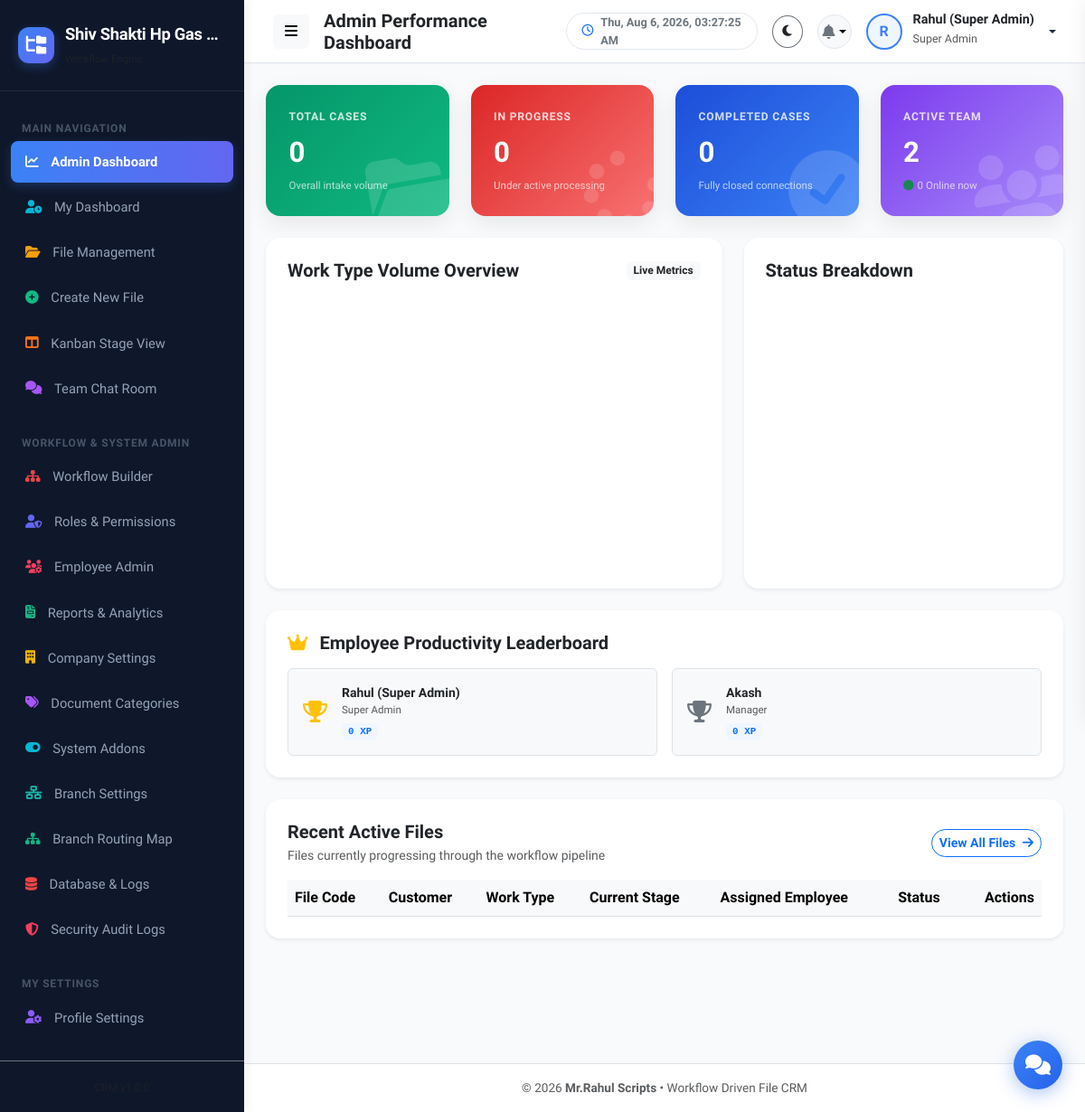
Page /admin/dashboard.php (signed in) on the committed database.
### tables this page shows
CREATE TABLE company_settings (
              id INTEGER PRIMARY KEY AUTOINCREMENT,
              company_name TEXT NOT NULL,
              company_email TEXT,
              company_mobile TEXT,
              company_address TEXT,
              company_logo TEXT DEFAULT 'default-logo.png',
              updated_at DATETIME DEFAULT CURRENT_TIMESTAMP
            , custom_upload_path TEXT NULL);

CREATE TABLE users (
          id INTEGER PRIMARY KEY AUTOINCREMENT,
          name TEXT NOT NULL,
          email TEXT NOT NULL UNIQUE,
          mobile TEXT NOT NULL,
          password TEXT NOT NULL,
          role_id INTEGER NOT NULL,
          profile_photo TEXT DEFAULT 'default-avatar.png',
          status TEXT DEFAULT 'active',
          created_at DATETIME DEFAULT CURRENT_TIMESTAMP, last_activity TEXT DEFAULT '2026-08-04 00:00:00', branch_id INTEGER DEFAULT 1,
          FOREIGN KEY (role_id) REFERENCES roles(id)
        );

### includes/auth.php (called while the page is built, shortened)
<?php
require_once __DIR__ . '/functions.php';
function getLoggedInUser(): ?array {
    if (isset($_SESSION['user_id'])) {
        return $_SESSION['user'] ?? null;
    }
    return null;
}
function hasPermission(string $permission): bool {
    $user = getLoggedInUser();
    if (($user['role_key'] ?? '') === 'super_admin') {
        return true;
    }
    $permissions = $user['permissions'] ?? [];
    return in_array('*', $permissions) || in_array($permission, $permissions);
}

### includes/functions.php (called while the page is built, shortened)
<?php
function isFeatureEnabled(string $featureKey): bool {
    try {
        $db = getDB();
        $stmt = $db->prepare("SELECT status FROM system_features WHERE feature_key = :key LIMIT 1");
        $stmt->execute(['key' => $featureKey]);
        $status = $stmt->fetchColumn();
        return $status === 'enabled';
    } catch (Exception $e) {
        return false;
    }
}

### admin/dashboard.php (the view, shortened to what this page needs)
<?php
require_once __DIR__ . '/../includes/header.php';
$db = getDB();
$totalFiles = $db->query("SELECT COUNT(*) FROM files")->fetchColumn();
$inProgressFiles = $db->query("SELECT COUNT(*) FROM files WHERE status = 'in_progress'")->fetchColumn();
$completedFiles = $db->query("SELECT COUNT(*) FROM files WHERE status = 'completed'")->fetchColumn();
$totalEmployees = $db->query("SELECT COUNT(*) FROM users WHERE status = 'active'")->fetchColumn();
$timeLimit = date('Y-m-d H:i:s', strtotime('-5 minutes'));
$stmtOnlineCount = $db->prepare("SELECT COUNT(*) FROM users WHERE last_activity >= :limit AND status = 'active'");
$stmtOnlineCount->execute(['limit' => $timeLimit]);
$onlineCount = $stmtOnlineCount->fetchColumn();
$leaderboard = $db->query("
    SELECT u.id, u.name, r.role_name,
           (SELECT COUNT(*) FROM files f WHERE f.current_assigned_user = u.id AND f.status = 'completed') as completed_count
    FROM users u
    JOIN roles r ON u.role_id = r.id
    WHERE u.status = 'active'
    ORDER BY completed_count DESC
    LIMIT 5
")->fetchAll();
?>
<div class="row g-4 mb-4">
  <div class="col-md-3">
    <div class="stat-card-premium stat-card-gradient-green">
      <i class="fas fa-folder-open bg-graphic-icon"></i>
      <div class="card-content">
        <div class="card-title">Total Cases</div>
        <div class="card-value"><?= number_format($totalFiles) ?></div>
        <div class="card-desc">Overall intake volume</div>
      </div>
    </div>
  </div>
  <div class="col-md-3">
    <div class="stat-card-premium stat-card-gradient-red">
      <i class="fas fa-spinner bg-graphic-icon"></i>
      <div class="card-content">
        <div class="card-title">In Progress</div>
        <div class="card-value"><?= number_format($inProgressFiles) ?></div>
        <div class="card-desc">Under active processing</div>
      </div>
    </div>
  </div>
  <div class="col-md-3">
    <div class="stat-card-premium stat-card-gradient-blue">
      <i class="fas fa-check-circle bg-graphic-icon"></i>
      <div class="card-content">
        <div class="card-title">Completed Cases</div>
        <div class="card-value"><?= number_format($completedFiles) ?></div>
        <div class="card-desc">Fully closed connections</div>
      </div>
    </div>
  </div>
  <div class="col-md-3">
    <div class="stat-card-premium stat-card-gradient-purple">
      <i class="fas fa-users bg-graphic-icon"></i>
      <div class="card-content">
        <div class="card-title">Active Team</div>
        <div class="card-value"><?= number_format($totalEmployees) ?></div>
        <div class="card-desc text-white" style="font-size: 0.72rem;">
          <i class="fas fa-circle text-success blink-indicator me-1" style="animation: blink 1.5s infinite;"></i><?= number_format($onlineCount) ?> Online now
        </div>
      </div>
    </div>
  </div>
</div>
<div class="row g-4 mb-4">
  <div class="col-lg-7">
    <div class="card border-0 shadow-sm p-4 h-100" style="border-radius: var(--radius-lg);">
      <div class="d-flex justify-content-between align-items-center mb-3">
        <h5 class="fw-bold mb-0">Work Type Volume Overview</h5>
        <span class="badge bg-light text-dark">Live Metrics</span>
      </div>
      <div id="workTypeChart" style="min-height: 300px;"></div>
    </div>
  </div>
  <div class="col-lg-5">
    <div class="card border-0 shadow-sm p-4 h-100" style="border-radius: var(--radius-lg);">
      <div class="d-flex justify-content-between align-items-center mb-3">
        <h5 class="fw-bold mb-0">Status Breakdown</h5>
      </div>
      <div id="statusDonutChart" style="min-height: 300px;"></div>
    </div>
  </div>
</div>
<div class="row g-4 mb-4">
  <div class="col-12">
    <div class="card border-0 shadow-sm p-4" style="border-radius: var(--radius-lg);">
      <h5 class="fw-bold mb-3"><i class="fas fa-crown text-warning me-2"></i> Employee Productivity Leaderboard</h5>
      <div class="row g-3">
        <?php foreach ($leaderboard as $index => $leader):
          $leaderXp = intval($leader['completed_count']) * 100;
          $trophyClass = match($index) {
              0 => 'text-warning',
              1 => 'text-secondary',
              2 => 'text-danger',
              default => 'text-muted'
          };
        ?>
          <div class="col-lg col-md-4 col-sm-6">
            <div class="p-3 bg-light rounded d-flex align-items-center gap-3 border">
              <span class="fs-4 fw-bold <?= $trophyClass ?>"><i class="fas fa-trophy"></i></span>
              <div>
                <div class="fw-bold text-dark text-truncate small" style="max-width: 140px;" title="<?= htmlspecialchars($leader['name']) ?>"><?= htmlspecialchars($leader['name']) ?></div>
                <small class="text-muted d-block text-truncate" style="font-size: 0.72rem; max-width: 140px;"><?= htmlspecialchars($leader['role_name']) ?></small>
                <span class="badge bg-primary-soft text-primary font-monospace mt-1" style="font-size: 0.68rem;"><?= number_format($leaderXp) ?> XP</span>
              </div>
            </div>
          </div>
        <?php endforeach; ?>
      </div>
    </div>
  </div>
</div>
<div class="card border-0 shadow-sm p-4" style="border-radius: var(--radius-lg);">
  <div class="d-flex justify-content-between align-items-center mb-3">
    <div>
      <h5 class="fw-bold mb-1">Recent Active Files</h5>
      <p class="text-muted small mb-0">Files currently progressing through the workflow pipeline</p>
    </div>
    <a href="<?= APP_URL ?>/employee/my-files.php" class="btn btn-outline-primary btn-sm rounded-pill fw-semibold">
      View All Files <i class="fas fa-arrow-right ms-1"></i>
    </a>
  </div>
  <div class="table-responsive">
    <table class="table table-hover align-middle mb-0">
      <thead class="table-light">
        <tr>
          <th>File Code</th>
          <th>Customer</th>
          <th>Work Type</th>
          <th>Current Stage</th>
          <th>Assigned Employee</th>
          <th>Status</th>
          <th class="text-end">Actions</th>
        </tr>
      </thead>
    </table>
  </div>
</div>
<?php require_once __DIR__ . '/../includes/footer.php'; ?>

### includes/sidebar.php
<?php
$currentPage = basename($_SERVER['PHP_SELF']);
$user = getLoggedInUser();
$roleKey = $user['role_key'] ?? '';
$isAdmin = in_array($roleKey, ['super_admin', 'admin']);
$db = getDB();
$companyInfo = $db->query("SELECT * FROM company_settings LIMIT 1")->fetch() ?: [
    'company_name' => 'File CRM',
    'company_logo' => 'default-logo.png'
];
?>
<aside class="app-sidebar">
  <div class="sidebar-header">
    <?php if (!empty($companyInfo['company_logo']) && $companyInfo['company_logo'] !== 'default-logo.png' && file_exists(UPLOAD_DIR . $companyInfo['company_logo'])): ?>
      <img src="<?= APP_URL ?>/serve.php?file=<?= htmlspecialchars($companyInfo['company_logo']) ?>" class="img-fluid rounded border-0" style="max-height: 40px; max-width: 45px; object-fit: contain;">
    <?php else: ?>
      <div class="brand-icon">
        <i class="fas fa-folder-tree text-white"></i>
      </div>
    <?php endif; ?>
    <div class="brand-details">
      <div class="brand-text text-truncate" style="max-width: 170px;" title="<?= htmlspecialchars($companyInfo['company_name']) ?>">
        <?= htmlspecialchars($companyInfo['company_name']) ?>
      </div>
      <small class="text-muted brand-subtext" style="font-size: 0.72rem;">Workflow Engine</small>
    </div>
  </div>
  <div class="sidebar-menu">
    <div class="menu-category">Main Navigation</div>
    <?php if ($isAdmin): ?>
      <a href="<?= APP_URL ?>/admin/dashboard.php" title="Admin Dashboard" class="nav-item-custom <?= $currentPage === 'dashboard.php' && str_contains($_SERVER['PHP_SELF'], 'admin') ? 'active' : '' ?>">
        <i class="fas fa-chart-line sidebar-icon-blue"></i> <span>Admin Dashboard</span>
      </a>
    <?php endif; ?>
    <a href="<?= APP_URL ?>/employee/dashboard.php" title="My Dashboard" class="nav-item-custom <?= $currentPage === 'dashboard.php' && str_contains($_SERVER['PHP_SELF'], 'employee') ? 'active' : '' ?>">
      <i class="fas fa-user-clock sidebar-icon-cyan"></i> <span>My Dashboard</span>
    </a>
    <a href="<?= APP_URL ?>/employee/my-files.php" title="File Management" class="nav-item-custom <?= $currentPage === 'my-files.php' ? 'active' : '' ?>">
      <i class="fas fa-folder-open sidebar-icon-amber"></i> <span>File Management</span>
    </a>
    <?php if (hasPermission('create_file')): ?>
      <a href="<?= APP_URL ?>/employee/create-file.php" title="Create New File" class="nav-item-custom <?= $currentPage === 'create-file.php' ? 'active' : '' ?>">
        <i class="fas fa-plus-circle sidebar-icon-green"></i> <span>Create New File</span>
      </a>
    <?php endif; ?>
    <?php if (isFeatureEnabled('auto_assignment')): ?>
      <a href="<?= APP_URL ?>/employee/kanban.php" title="Kanban Stage View" class="nav-item-custom <?= $currentPage === 'kanban.php' ? 'active' : '' ?>">
        <i class="fas fa-columns sidebar-icon-orange"></i> <span>Kanban Stage View</span>
      </a>
    <?php endif; ?>
    <?php if (isFeatureEnabled('in_app_chat')): ?>
      <a href="<?= APP_URL ?>/employee/chat.php" title="Team Chat Room" class="nav-item-custom <?= $currentPage === 'chat.php' ? 'active' : '' ?>">
        <i class="fas fa-comments sidebar-icon-purple"></i> <span>Team Chat Room</span>
      </a>
    <?php endif; ?>
    <?php if ($isAdmin): ?>
      <div class="menu-category mt-3">Workflow & System Admin</div>
      <a href="<?= APP_URL ?>/admin/workflow-builder.php" title="Workflow Builder" class="nav-item-custom <?= $currentPage === 'workflow-builder.php' ? 'active' : '' ?>">
        <i class="fas fa-sitemap sidebar-icon-red"></i> <span>Workflow Builder</span>
      </a>
      <a href="<?= APP_URL ?>/admin/roles.php" title="Roles & Permissions" class="nav-item-custom <?= $currentPage === 'roles.php' ? 'active' : '' ?>">
        <i class="fas fa-user-shield sidebar-icon-indigo"></i> <span>Roles & Permissions</span>
      </a>
      <a href="<?= APP_URL ?>/admin/users.php" title="Employee Admin" class="nav-item-custom <?= $currentPage === 'users.php' ? 'active' : '' ?>">
        <i class="fas fa-users-cog sidebar-icon-rose"></i> <span>Employee Admin</span>
      </a>
      <a href="<?= APP_URL ?>/admin/reports.php" title="Reports & Analytics" class="nav-item-custom <?= $currentPage === 'reports.php' ? 'active' : '' ?>">
        <i class="fas fa-file-invoice sidebar-icon-emerald"></i> <span>Reports & Analytics</span>
      </a>
      <a href="<?= APP_URL ?>/admin/company-profile.php" title="Company Settings" class="nav-item-custom <?= $currentPage === 'company-profile.php' ? 'active' : '' ?>">
        <i class="fas fa-building sidebar-icon-yellow"></i> <span>Company Settings</span>
      </a>
      <a href="<?= APP_URL ?>/admin/document-types.php" title="Document Categories" class="nav-item-custom <?= $currentPage === 'document-types.php' ? 'active' : '' ?>">
        <i class="fas fa-tags sidebar-icon-purple" style="color: #a855f7;"></i> <span>Document Categories</span>
      </a>
      <a href="<?= APP_URL ?>/admin/features.php" title="System Features" class="nav-item-custom <?= $currentPage === 'features.php' ? 'active' : '' ?>">
        <i class="fas fa-toggle-on sidebar-icon-cyan"></i> <span>System Addons</span>
      </a>
      <?php if (isFeatureEnabled('multi_branch')): ?>
        <a href="<?= APP_URL ?>/admin/branches.php" title="Branch Settings" class="nav-item-custom <?= $currentPage === 'branches.php' ? 'active' : '' ?>">
          <i class="fas fa-network-wired sidebar-icon-teal"></i> <span>Branch Settings</span>
        </a>
      <?php endif; ?>
      <a href="<?= APP_URL ?>/admin/branch-workflow.php" title="Branch Routing Map" class="nav-item-custom <?= $currentPage === 'branch-workflow.php' ? 'active' : '' ?>">
        <i class="fas fa-sitemap sidebar-icon-emerald"></i> <span>Branch Routing Map</span>
      </a>
      <a href="<?= APP_URL ?>/admin/database.php" title="Database & Logs" class="nav-item-custom <?= $currentPage === 'database.php' ? 'active' : '' ?>">
        <i class="fas fa-database sidebar-icon-red"></i> <span>Database & Logs</span>
      </a>
      <a href="<?= APP_URL ?>/admin/security-audit.php" title="Security Audit Logs" class="nav-item-custom <?= $currentPage === 'security-audit.php' ? 'active' : '' ?>">
        <i class="fas fa-shield-alt sidebar-icon-rose"></i> <span>Security Audit Logs</span>
      </a>
    <?php endif; ?>
    <div class="menu-category mt-3">My Settings</div>
    <a href="<?= APP_URL ?>/employee/profile.php" title="Profile Settings" class="nav-item-custom <?= $currentPage === 'profile.php' ? 'active' : '' ?>">
      <i class="fas fa-user-cog sidebar-icon-violet"></i> <span>Profile Settings</span>
    </a>
  </div>
  <div class="p-3 border-top border-secondary border-opacity-20 text-center sidebar-footer-div">
    <small class="text-muted" style="font-size: 0.75rem;">CRM v<?= APP_VERSION ?></small>
  </div>
</aside>

### rows in the picture
company_settings: company_name "Shiv Shakti Hp Gas…"
users: name "Rahul (Super Admin)", role_name "Super Admin", leaderXp "0"
users: name "Akash", role_name "Manager", leaderXp "0"

### other values in the picture
$pageTitle "Admin Performance Dashboard"
substr($currentUser['name'] ?? 'U', 0, 1) "R"
$currentUser['name'] "Rahul (Super Admin)"
$currentUser['role_name'] "Super Admin"
$totalFiles "0"
$inProgressFiles "0"
$completedFiles "0"
$totalEmployees "2"
$onlineCount "0"
